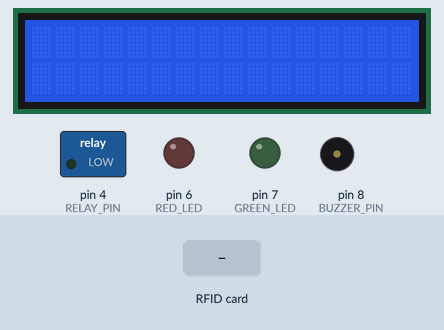
Recording of a sketch running on a simulated Arduino Uno, built with avr-gcc and run on an emulated ATmega328P. On the bench: 16×2 character LCD, switched loads named in the sketch (green lamp = pin HIGH), output pins drawn as LEDs (lit = HIGH), buzzer (waves = sounding). Dashed ring = blinking. The inputs (shaded band) are chosen by the test bench. The local clock reads 2024-03-15 10:24:30 at power-on unless the sketch sets it; pins used as bus, display or sensor lines are not drawn; what the sketch prints to the serial monitor is not drawn.

Above: at 1.3 s.
1.4 s: RFID card 5E 7A 19 C4 held to the reader
At 2.92 s:
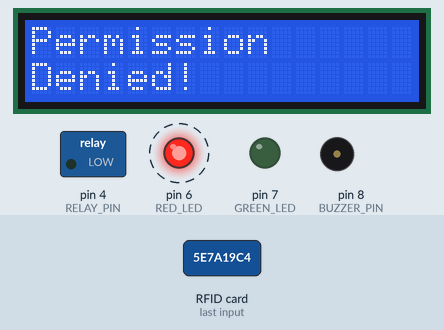
At 5.5 s:
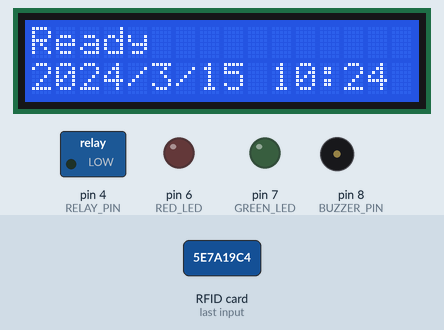
Timing chart, 0 to 7.0 s (numbered marks = the images above; inputs shaded):
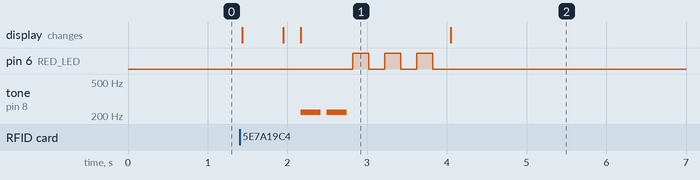

The sketch:

RFID_DOORLOCK.ino
```cpp
// (licence header left out)
//Include sections
#include <MFRC522.h>
#include <SPI.h>
#include <LiquidCrystal_I2C.h>
#include <Servo.h>
#include <DS3232RTC.h>
#include "pitches.h"

#define MAX_MSG_LEN 20

//Define Component to Arduino Pins
#define SS_PIN 10
#define RST_PIN 9

#define RELAY_PIN 4
#define RED_LED 6
#define GREEN_LED 7
#define BUZZER_PIN 8

uint32_t last = 0;

String card_uid;

//initialize the library with the numbers of the interface pins
LiquidCrystal_I2C lcd(0x27, 16, 2);
Servo DoorLock;
MFRC522 rfid(SS_PIN, RST_PIN);

//Unique ID of RFID Tag, which you want to give access.
int My_RFID_Tag[5] = {0x90, 0x78, 0x36, 0x0F, 0x00};

//variable to hold your Access_card
boolean Valid_Card = false;

int allow_melody[] = {NOTE_C8, NOTE_C8, NOTE_C8, NOTE_C8};
// note durations: 4 = quarter note, 8 = eighth note, etc.:
int allow_noteDurations[] = {4, 4, 4, 4};

int deny_melody[] = {NOTE_A3, NOTE_A3};
int deny_noteDurations[] = {4, 4};

void setup()
{
    //set the pins as an input/output
    pinMode(RED_LED, OUTPUT);
    pinMode(GREEN_LED, OUTPUT);
    pinMode(BUZZER_PIN, OUTPUT);
    pinMode(RELAY_PIN, OUTPUT);
    //open the serial port at 9600 baudrate.
    Serial.begin(9600);

    //Initialise the LCD to 16x2 Character Format
    lcd.init();
    lcd.backlight();
    //lcd.noBacklight();

    //Initialize RFID module
    SPI.begin();
    rfid.PCD_Init(); // Init MFRC522

    //Get real time from DS3231 module
    setSyncProvider(RTC.get);
}

void loop()
{
    //First Assume detected card(Or tag) is Valid_Card,
    //Then later we will check is it Valid_Card or not!
    Valid_Card = true;
    DoorLock.write(0); //Servo at 0 Position, Door is Closed.

    //Update display information
    uint32_t now = millis();
    if (now - last >= 10000)
    {
        print_welcome_msg();
        last = now;
    }

    //Serial.println("Alive");

    //Check if any RFID Tags Detected or not?
    if (rfid.PICC_IsNewCardPresent())
    {
        lcd.backlight();
        //if RFID Tag is detected, check for the Unique ID,
        //and print it on the Serial Window
        if (rfid.PICC_ReadCardSerial())
        {
            lcd.clear();
            lcd.print("Card UID:");
            delay(500);
            lcd.setCursor(0, 1); //Set LCD Cursor to Second Row, First Character

            //Unique id is 5 Digit Number.
            //Printing in HEX for better Understanding
            for (int i = 0; i < 5; i++)
            {
                char tmp_uid[MAX_MSG_LEN];
                sprintf(tmp_uid, "%02X", rfid.uid.uidByte[i]);
                card_uid += String(tmp_uid) + " ";
            }
            Serial.println(card_uid);
            lcd.print(card_uid);

            card_uid = "";

            delay(200);

            //Compare this RFID Tag Unique ID with your My_RFID_Tag's Unique ID
            for (int i = 0; i < 5; i++)
            {
                //if any one Unique ID Digit is not matching,
                //then make isValid_Card = false and come out from loop
                //No need to check all the digit!
                if (My_RFID_Tag[i] != rfid.uid.uidByte[i])
                {
                    Valid_Card = false;
                    break;
                }
            }

            //If RFID Tag is Valid_Card then give access to enter into room
            //else dont open the door.
            if (Valid_Card)
            {
                print_idf_success();
                //delay(500);

                //Turn on the Green LED as an indication of permission is given
                //to access the room.
                digitalWrite(GREEN_LED, HIGH);

                digitalWrite(RELAY_PIN, HIGH);
                play_melody(allow_melody, allow_noteDurations, sizeof(allow_noteDurations) / sizeof(int), BUZZER_PIN);
                delay(500);

                // open the lock
                digitalWrite(RELAY_PIN, HIGH);

                lcd.clear();

                //Give 3 Sec delay to enter into room
                //After that door will again closed!
                for (int i = 3; i > 0; i--)
                {
                    lcd.print("Door will close");
                    lcd.setCursor(0, 1);
                    lcd.print("in ");
                    lcd.print(i);
                    lcd.print(" Sec.");
                    delay(1000);
                    lcd.clear();
                }

                //Now,Door is closed and Green LED is Turned-Off.
                digitalWrite(RELAY_PIN, LOW);
                digitalWrite(GREEN_LED, LOW);
                delay(200);
                lcd.clear();
                lcd.print("Door closed");
                //lcd.setCursor(0,1);
                //lcd.print("Now!");
                delay(1000);
                print_welcome_msg();
            }

            // If RFID Tag is not Valid_Card then
            // Do not open the Door and
            //Turn-On Red LED and BUZZER_PIN as an indication of Warning:
            //Somebody else is trying to enter into your room.
            else
            {
                print_idf_denied();
                play_melody(deny_melody, deny_noteDurations, sizeof(deny_noteDurations) / sizeof(int), BUZZER_PIN);
                for (int i = 0; i < 3; i++)
                {
                    digitalWrite(BUZZER_PIN, HIGH);
                    digitalWrite(RED_LED, HIGH);
                    delay(200);
                    digitalWrite(BUZZER_PIN, LOW);
                    digitalWrite(RED_LED, LOW);
                    delay(200);
                }
                print_welcome_msg();
            }
        }
    }
    //Put RFID Reader into Halt, untill it not detects any RFID Tag.
    rfid.PICC_HaltA();
}

void print_welcome_msg(void)
{
    lcd.clear();
    lcd.setCursor(0, 0);
    lcd.print("Ready");
    lcd.setCursor(0, 1);
    lcd.print(get_time());
}

String get_time(void)
{
    char date[MAX_MSG_LEN];
    char time[MAX_MSG_LEN];
    sprintf(date, "%d/%d/%d", year(), month(), day());
    sprintf(time, "%02d:%02d", hour(), minute());
    return (String)date + " " + time;
}

void print_idf_success()
{
    lcd.clear();
    lcd.setCursor(0, 0);
    lcd.print("Permission");
    lcd.setCursor(0, 1);
    lcd.print("Allowed!");
}

void print_idf_denied()
{
    lcd.clear();
    lcd.print("Permission");
    lcd.setCursor(0, 1);
    lcd.print("Denied!");
}

void play_melody(int melody[], int noteDurations[], int thisNotes, int pin)
{
    for (int thisNote = 0; thisNote < thisNotes; thisNote++)
    {
        Serial.print(melody[thisNote]);
        Serial.print(',');
        Serial.println(noteDurations[thisNote]);
        // to calculate the note duration, take one second
        // divided by the note type.
        //e.g. quarter note = 1000 / 4, eighth note = 1000/8, etc.
        int noteDuration = 1000 / noteDurations[thisNote];
        tone(pin, melody[thisNote], noteDuration);
        // to distinguish the notes, set a minimum time between them.
        // the note's duration + 30% seems to work well:
        int pauseBetweenNotes = noteDuration * 1.30;
        delay(pauseBetweenNotes);
        // stop the tone playing:
        noTone(pin);
    }
}
```

pitches.h
```cpp
/*************************************************
 * Public Constants
 *************************************************/

#define NOTE_B0 31
#define NOTE_C1 33
#define NOTE_CS1 35
#define NOTE_D1 37
#define NOTE_DS1 39
#define NOTE_E1 41
#define NOTE_F1 44
#define NOTE_FS1 46
#define NOTE_G1 49
#define NOTE_GS1 52
#define NOTE_A1 55
#define NOTE_AS1 58
#define NOTE_B1 62
#define NOTE_C2 65
#define NOTE_CS2 69
#define NOTE_D2 73
#define NOTE_DS2 78
#define NOTE_E2 82
#define NOTE_F2 87
#define NOTE_FS2 93
#define NOTE_G2 98
#define NOTE_GS2 104
#define NOTE_A2 110
#define NOTE_AS2 117
#define NOTE_B2 123
#define NOTE_C3 131
#define NOTE_CS3 139
#define NOTE_D3 147
#define NOTE_DS3 156
#define NOTE_E3 165
#define NOTE_F3 175
#define NOTE_FS3 185
#define NOTE_G3 196
#define NOTE_GS3 208
#define NOTE_A3 220
#define NOTE_AS3 233
#define NOTE_B3 247
#define NOTE_C4 262
#define NOTE_CS4 277
#define NOTE_D4 294
#define NOTE_DS4 311
#define NOTE_E4 330
#define NOTE_F4 349
#define NOTE_FS4 370
#define NOTE_G4 392
#define NOTE_GS4 415
#define NOTE_A4 440
#define NOTE_AS4 466
#define NOTE_B4 494
#define NOTE_C5 523
#define NOTE_CS5 554
#define NOTE_D5 587
#define NOTE_DS5 622
#define NOTE_E5 659
#define NOTE_F5 698
#define NOTE_FS5 740
#define NOTE_G5 784
#define NOTE_GS5 831
#define NOTE_A5 880
#define NOTE_AS5 932
#define NOTE_B5 988
#define NOTE_C6 1047
#define NOTE_CS6 1109
#define NOTE_D6 1175
#define NOTE_DS6 1245
#define NOTE_E6 1319
#define NOTE_F6 1397
#define NOTE_FS6 1480
#define NOTE_G6 1568
#define NOTE_GS6 1661
#define NOTE_A6 1760
#define NOTE_AS6 1865
#define NOTE_B6 1976
#define NOTE_C7 2093
#define NOTE_CS7 2217
#define NOTE_D7 2349
#define NOTE_DS7 2489
#define NOTE_E7 2637
#define NOTE_F7 2794
#define NOTE_FS7 2960
#define NOTE_G7 3136
#define NOTE_GS7 3322
#define NOTE_A7 3520
#define NOTE_AS7 3729
#define NOTE_B7 3951
#define NOTE_C8 4186
#define NOTE_CS8 4435
#define NOTE_D8 4699
#define NOTE_DS8 4978
```

Measured:
- after the input at 1.4 s, pin 6 (RED_LED): alternates HIGH for 0.20 s and LOW for 0.20 s, 6 changes in all, then stays LOW, starting after 1.4 s; tone on pin 8 (BUZZER_PIN): alternates 220 Hz for 0.25 s and silent for 0.08 s, 4 changes in all, then stays silent, starting after 0.77 s; the display: first changes at once (image 1 shows a later state)
- what the display in image 1 shows lasts 1.8 s, from 2.2 s to 4.0 s
